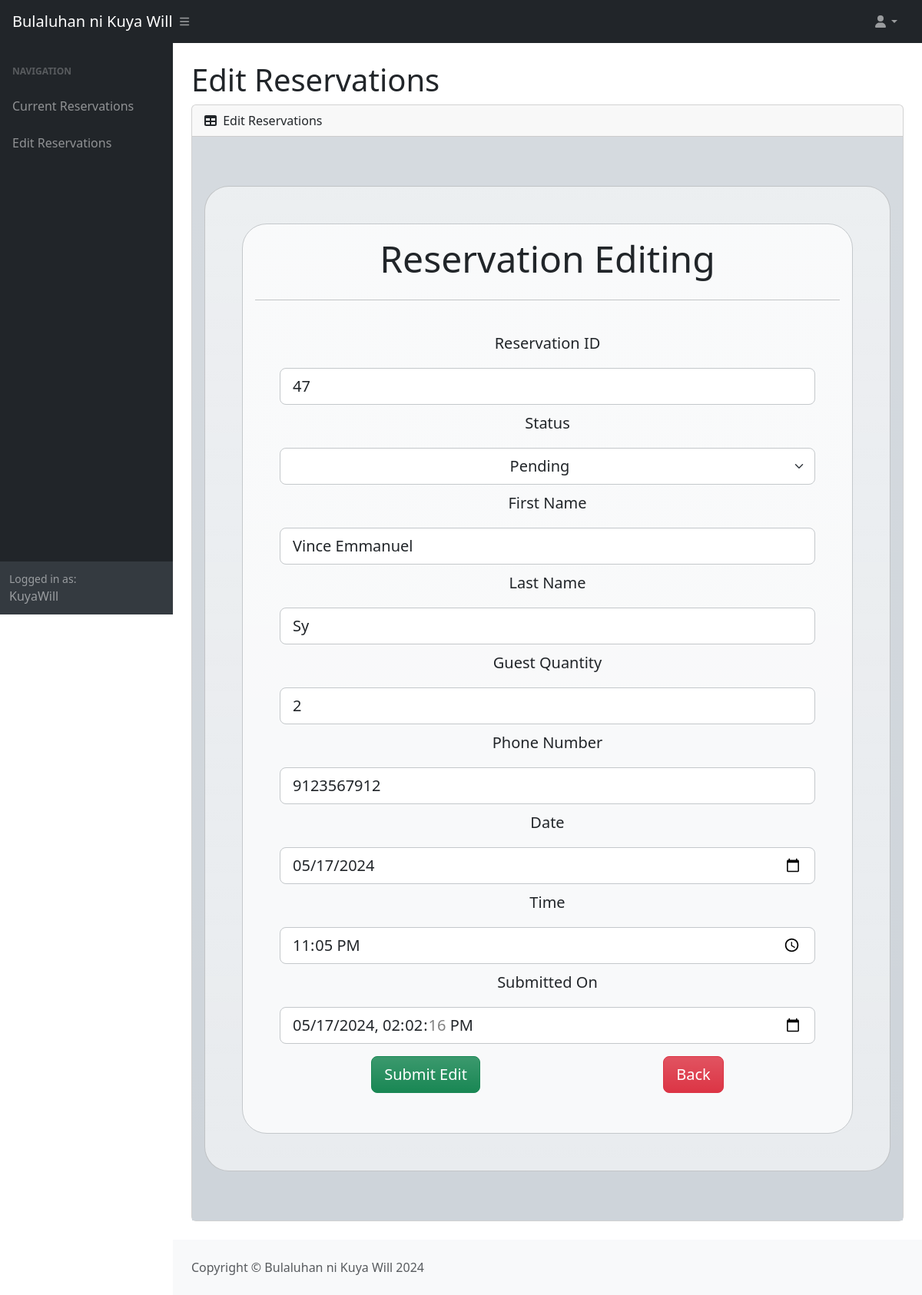
The app's page /admin/update.php?updateID=47 (signed in) with its own data.
### tables this page shows
CREATE TABLE `current_reservations` (
  `Reservation_ID` int(11) NOT NULL,
  `Customer_First_Name` varchar(255) NOT NULL,
  `Customer_Last_Name` varchar(255) NOT NULL,
  `Customer_Phone` bigint(20) NOT NULL,
  `Reservation_Date` date NOT NULL,
  `Reservation_Time` time NOT NULL,
  `Number_Of_Guests` int(11) NOT NULL DEFAULT 1,
  `Status` varchar(255) NOT NULL DEFAULT 'Pending',
  `Submitted_Reservation` timestamp NOT NULL DEFAULT current_timestamp()
);

### admin/update.php (the view, shortened to what this page needs)
<?php
require_once("connection.php");
$id = $_GET['updateID'];
$sql = "SELECT * FROM current_reservations WHERE Reservation_ID = $id";
$stmt = $conn->prepare($sql);
$stmt->execute();
$row = $stmt->fetch(PDO::FETCH_ASSOC);
$Reservation_ID        = $row['Reservation_ID'];
$Customer_First_Name   = $row['Customer_First_Name'];
$Customer_Last_Name    = $row['Customer_Last_Name'];
$Number_Of_Guests      = $row['Number_Of_Guests'];
$Customer_Phone        = $row['Customer_Phone'];
$Reservation_Date      = $row['Reservation_Date'];
$Reservation_Time      = $row['Reservation_Time'];
$Status                = $row['Status'];
$Submitted_Reservation = $row['Submitted_Reservation'];
?>
<!DOCTYPE html>
<html lang="EN">
  <head>
    <link href="https://cdn.jsdelivr.net/npm/simple-datatables@7.1.2/dist/style.min.css" rel="stylesheet" />
    <link href="css/styles.css" rel="stylesheet" />
    <link rel="stylesheet" href="https://cdn.jsdelivr.net/npm/bootstrap@5.3.3/dist/css/bootstrap.min.css"/>
    <link rel="stylesheet" href="https://cdnjs.cloudflare.com/ajax/libs/bootstrap/5.3.3/css/bootstrap.min.css"/>
    <link rel="stylesheet" href="https://unpkg.com/bootstrap@5.3.3/dist/css/bootstrap.min.css"/>
  </head>
  <body class="sb-nav-fixed">
    <nav class="sb-topnav navbar navbar-expand navbar-dark bg-dark">
      <a class="navbar-brand ps-3" href="index.php">Bulaluhan ni Kuya Will</a>
      <button class="btn btn-link btn-sm order-1 order-lg-0 me-4 me-lg-0" id="sidebarToggle" href="#!"><i class="fas fa-bars"></i></button>
      <ul class="navbar-nav ms-auto ms-md-0 me-3 me-lg-4">
        <li class="nav-item dropdown">
          <a class="nav-link dropdown-toggle" id="navbarDropdown" href="#" role="button" data-bs-toggle="dropdown" aria-expanded="false"><i class="fas fa-user fa-fw"></i></a>
        </li>
      </ul>
    </nav>
    <div id="layoutSidenav">
      <div id="layoutSidenav_nav">
        <nav class="sb-sidenav accordion sb-sidenav-dark" id="sidenavAccordion">
          <div class="sb-sidenav-menu">
            <div class="nav">
              <div class="sb-sidenav-menu-heading">Navigation</div>
              <a class="nav-link" href="index.php">Current Reservations</a>
              <a class="nav-link" href="#">Edit Reservations</a>
            </div>
          </div>
          <div class="sb-sidenav-footer">
            <div class="small">Logged in as:</div>
            <?php echo $_SESSION['Username']; ?>
          </div>
        </nav>
      </div>
      <div id="layoutSidenav_content">
        <main>
          <h1 class="container-fluid px-4 mt-4">Edit Reservations</h1>
          <div class="container-fluid px-4">
            <div class="card mb-4">
              <div class="card-header">
                <i class="fas fa-table me-1"></i>
                Edit Reservations
              </div>
              <div class="card-body bg-success bg-light bg-dark-subtle bg-gradient">
                <div class="card container p-5 my-5 rounded-5 text-dark text-center bg-body-secondary bg-gradient">
                  <div class="card-body rounded-5 border border-secondary-subtle bg-body-tertiary bg-gradient">
                    <h2 class="card-title p-0 pb-2 m-0 display-5">Reservation Editing</h2><hr>
                    <div class="p-3 m-3">
                      <div class="row g-3">
                        <form class="text-center" action="<?php echo htmlspecialchars($_SERVER["REQUEST_URI"]); ?>" method="POST">
                          <div>
                            <label for="Reservation_ID" class="form-label col-form-label-lg">Reservation ID</label>
                            <input type="number" class="form-control form-control-lg border border-secondary-subtle" id="Reservation_ID" placeholder="Reservation ID" aria-label="Reservation ID" name="Reservation_ID" value="<?php echo $Reservation_ID; ?>">
                          </div>
                          <div>
                            <label for="Status" class="form-label col-form-label-lg">Status</label>
                            <select class="form-select form-select-lg text-center border border-secondary-subtle" id="Status" name="Status" value="<?php echo $Status; ?>">
                              <option value="Pending">Pending</option>
                            </select>
                          </div>
                          <div>
                            <label for="Customer_First_Name" class="form-label col-form-label-lg">First Name</label>
                            <input type="text" class="form-control form-control-lg border border-secondary-subtle" id="Customer_First_Name" placeholder="First Name" aria-label="First Name" name="Customer_First_Name" value="<?php echo $Customer_First_Name; ?>">
                          </div>
                          <div>
                            <label for="Customer_Last_Name" class="form-label col-form-label-lg">Last Name</label>
                            <input type="text" class="form-control form-control-lg border border-secondary-subtle" id="Customer_Last_Name" placeholder="Last Name" aria-label="Last Name" name="Customer_Last_Name" value="<?php echo $Customer_Last_Name; ?>">
                          </div>
                          <div>
                            <label for="Number_Of_Guests" class="form-label col-form-label-lg">Guest Quantity</label>
                            <input type="number" class="form-control form-control-lg border border-secondary-subtle" id="Number_Of_Guests" placeholder="Number of Guests" aria-label="- Number of Guests -" name="Number_Of_Guests" value="<?php echo $Number_Of_Guests; ?>">
                          </div>
                          <div>
                            <label for="Customer_Phone" class="form-label col-form-label-lg">Phone Number</label>
                            <input type="tel" class="form-control form-control-lg border border-secondary-subtle" id="Customer_Phone" placeholder="Phone Number" aria-label="Phone Number" name="Customer_Phone" value="<?php echo $Customer_Phone; ?>">
                          </div>
                          <div>
                            <label for="Reservation_Date" class="form-label col-form-label-lg">Date</label>
                            <input type="date" class="form-control form-control-lg border border-secondary-subtle" id="Reservation_Date" aria-label="Date" name="Reservation_Date" value="<?php echo $Reservation_Date; ?>">
                          </div>
                          <div>
                            <label for="Reservation_Time" class="form-label col-form-label-lg">Time</label>
                            <input type="time" class="form-control form-control-lg border border-secondary-subtle" id="Reservation_Time" aria-label="Time" name="Reservation_Time" value="<?php echo $Reservation_Time; ?>">
                          </div>
                          <div>
                            <label for="Submitted_Reservation" class="form-label col-form-label-lg">Submitted On</label>
                            <input type="datetime-local" class="form-control form-control-lg border border-secondary-subtle" id="Submitted_Reservation" aria-label="Submitted Reservation Date" name="Submitted_Reservation" value="<?php echo $Submitted_Reservation; ?>">
                          </div>
                          <div class="d-flex justify-content-around">
                            <button type="submit" class="btn btn-lg btn-success bg-gradient mt-3 mb-1" name="submit" id="submit">Submit Edit</button>
                            <button type="button" class="btn btn-lg btn-danger bg-gradient mt-3 mb-1" name="back" id="back" onclick="window.location.href='index.php';">Back</button>
                          </div>
                        </form>
                      </div>
                    </div>
                  </div>
                </div>
              </div>
            </div>
          </div>
        </main>
        <footer class="py-4 bg-light mt-auto">
          <div class="container-fluid px-4">
            <div class="float-start">
              <div class="text-muted">Copyright &copy; Bulaluhan ni Kuya Will 2024</div>
            </div>
          </div>
        </footer>
      </div>
    </div>
  </body>
</html>

### records on screen
current_reservations: Reservation_ID "47", Status "Pending", Customer_First_Name "Vince Emmanuel", Customer_Last_Name "Sy", Number_Of_Guests "2", Customer_Phone "9123567912", Reservation_Date "05/17/2024", Reservation_Time "23:05:00", Submitted_Reservation "05/17/2024 14:02:16"

### other values on screen
$_SESSION['Username'] "KuyaWill"
